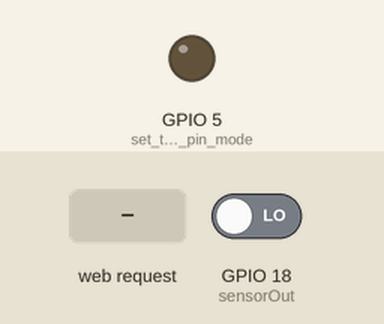
Simulated run of this sketch. Board: ESP32. Shown: output pins drawn as LEDs (lit = HIGH). The inputs (shaded band) are chosen by the test bench; at power-on: GPIO 18 (sensorOut) LOW. WiFi joins after 1.5 s; servers stay silent unless stated; pins used as bus, display or sensor lines are not drawn; what the sketch prints to the serial monitor is not drawn.

Above: at 2.7 s.
2.8 s: HTTP request GET /L received
At 3.3 s:
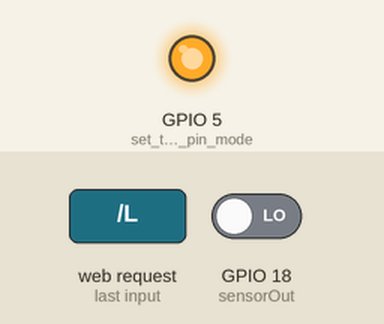
4.9 s: HTTP request GET /H received
At 11.0 s:
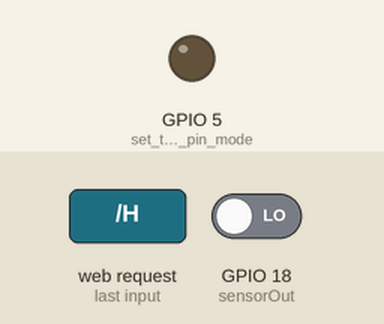
Timing chart, 0 to 15.7 s (numbered marks = the images above; inputs shaded):
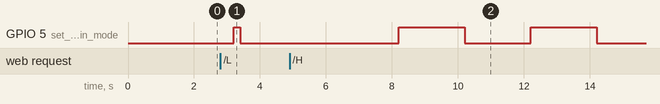

The sketch:

server.ino
```cpp
/*
 WiFi Web Server LED Blink

 A simple web server that lets you blink an LED via the web.
 This sketch will print the IP address of your WiFi Shield (once connected)
 to the Serial monitor. From there, you can open that address in a web browser
 to turn on and off the LED on pin 5.

 If the IP address of your shield is yourAddress:
 http://yourAddress/H turns the LED on
 http://yourAddress/L turns it off

 This example is written for a network using WPA encryption. For
 WEP or WPA, change the Wifi.begin() call accordingly.

 Circuit:
 * WiFi shield attached
 * LED attached to pin 5

 created for arduino 25 Nov 2012
 by Tom Igoe

ported for sparkfun esp32
31.01.2017 by Jan Hendrik Berlin

 */

#include <WiFi.h>
const char* ssid     = "Pixel";
const char* password = "bima8888";
WiFiServer server(80);
#define S0 14
#define S1 12
#define S2 2
#define S3 4
#define sensorOut 18

// Stores frequency read by the photodiodes
int redFrequency = 0;
int greenFrequency = 0;
int blueFrequency = 0;

// Stores the red. green and blue colors
int redColor = 0;
int greenColor = 0;
int blueColor = 0;

void setup()
{
    Serial.begin(115200);
    pinMode(5, OUTPUT);      // set the LED pin mode
    // Setting the outputs
    pinMode(S0, OUTPUT);
    pinMode(S1, OUTPUT);
    pinMode(S2, OUTPUT);
    pinMode(S3, OUTPUT);

    // Setting frequency scaling to 20%
    digitalWrite(S0,HIGH);
    digitalWrite(S1,LOW);

  // Setting the sensorOut as an input
    pinMode(sensorOut, INPUT);


  // Begins serial communication


    delay(10);

    // We start by connecting to a WiFi network

    Serial.println();
    Serial.println();
    Serial.print("Connecting to ");
    Serial.println(ssid);

    WiFi.begin(ssid, password);

    while (WiFi.status() != WL_CONNECTED) {
        delay(50);
        Serial.print(".");
    }

    Serial.println("");
    Serial.println("WiFi connected.");
    Serial.println("IP address: ");
    Serial.println(WiFi.localIP());

    server.begin();

}

int value = 0;

void loop(){
 WiFiClient client = server.available();   // listen for incoming clients

  if (client) {                             // if you get a client,
    Serial.println("New Client.");           // print a message out the serial port
    String currentLine = "";                // make a String to hold incoming data from the client
    while (client.connected()) {            // loop while the client's connected
      if (client.available()) {             // if there's bytes to read from the client,
        char c = client.read();             // read a byte, then
        Serial.write(c);                    // print it out the serial monitor
        if (c == '\n') {                    // if the byte is a newline character

          // if the current line is blank, you got two newline characters in a row.
          // that's the end of the client HTTP request, so send a response:
          if (currentLine.length() == 0) {
            // HTTP headers always start with a response code (e.g. HTTP/1.1 200 OK)
            // and a content-type so the client knows what's coming, then a blank line:
            client.println("HTTP/1.1 200 OK");
            client.println("Content-type:text/html");
            client.println();

            // the content of the HTTP response follows the header:
            client.print(" <h1>Deteksi dini Anemia pada Ibu hamil</h1>");
            client.print(" <a href=\"/H\">READ</a> untuk mendeteksi tangan bagian atas.<br>");
            client.print(" <a href=\"/L\">READ</a> untuk mendeteksi tangan bagian bawah.<br>");

            // The HTTP response ends with another blank line:
            client.println();
            // break out of the while loop:
            break;
          } else {    // if you got a newline, then clear currentLine:
            currentLine = "";
          }
        } else if (c != '\r') {  // if you got anything else but a carriage return character,
          currentLine += c;      // add it to the end of the currentLine
        }

        // Check to see if the client request was "GET /H" or "GET /L":
        if (currentLine.endsWith("GET /H")) {
             // Setting RED (R) filtered photodiodes to be read
  digitalWrite(S2,LOW);
  digitalWrite(S3,LOW);

  // Reading the output frequency
  redFrequency = pulseIn(sensorOut, LOW);
  // Remaping the value of the RED (R) frequency from 0 to 255
  // You must replace with your own values. Here's an example:
  // redColor = map(redFrequency, 70, 120, 255,0);
  redColor = map(redFrequency, 70, 120, 255,0);

  // Printing the RED (R) value
  Serial.print("R = ");
  Serial.print(redColor);
  delay(100);

  // Setting GREEN (G) filtered photodiodes to be read
  digitalWrite(S2,HIGH);
  digitalWrite(S3,HIGH);

  // Reading the output frequency
  greenFrequency = pulseIn(sensorOut, LOW);
  // Remaping the value of the GREEN (G) frequency from 0 to 255
  // You must replace with your own values. Here's an example:
  // greenColor = map(greenFrequency, 100, 199, 255, 0);
  greenColor = map(greenFrequency, 100, 199, 255, 0);

  // Printing the GREEN (G) value
  Serial.print(" G = ");
  Serial.print(greenColor);
  delay(100);

  // Setting BLUE (B) filtered photodiodes to be read
  digitalWrite(S2,LOW);
  digitalWrite(S3,HIGH);

   // Reading the output frequency
  blueFrequency = pulseIn(sensorOut, LOW);
  // Remaping the value of the BLUE (B) frequency from 0 to 255
  // You must replace with your own values. Here's an example:
  // blueColor = map(blueFrequency, 38, 84, 255, 0);
  blueColor = map(blueFrequency, 38, 84, 255, 0);

  // Printing the BLUE (B) value
  Serial.print(" B = ");
  Serial.print(blueColor);
  delay(100);
          digitalWrite(5, HIGH);               // GET /H turns the LED on
          delay(2000);
          digitalWrite(5, LOW);
          delay(2000);
          digitalWrite(5, HIGH);
          delay(2000);
          digitalWrite(5, LOW);
          if(redColor > greenColor && redColor > blueColor){
      Serial.println(" - RED detected!");
      client.print(" - RED detected!");
        }
        if(greenColor > redColor && greenColor > blueColor){
      Serial.println(" - GREEN detected!");
      client.print(" - GREEN detected!");
        }
        if(blueColor > redColor && blueColor > greenColor){
      Serial.println(" - BLUE detected!");
      client.print(" - BLUE detected!");
        }
        }
        if (currentLine.endsWith("GET /L")) {

          digitalWrite(5, LOW);                // GET /L turns the LED off
           delay(200);
          digitalWrite(5, LOW);
          delay(200);
          digitalWrite(5, HIGH);
          delay(200);
          digitalWrite(5, LOW);
        }
      }
    }
    // close the connection:
    client.stop();
    Serial.println("Client Disconnected.");
  }
}
```

Measured:
- after the input at 2.8 s, GPIO 5 (set_the_LED_pin_mode): LOW → HIGH after 0.40 s, → LOW 0.20 s later
- after the input at 4.9 s, GPIO 5 (set_the_LED_pin_mode): alternates HIGH for 2.0 s and LOW for 2.0 s, starting after 3.3 s
